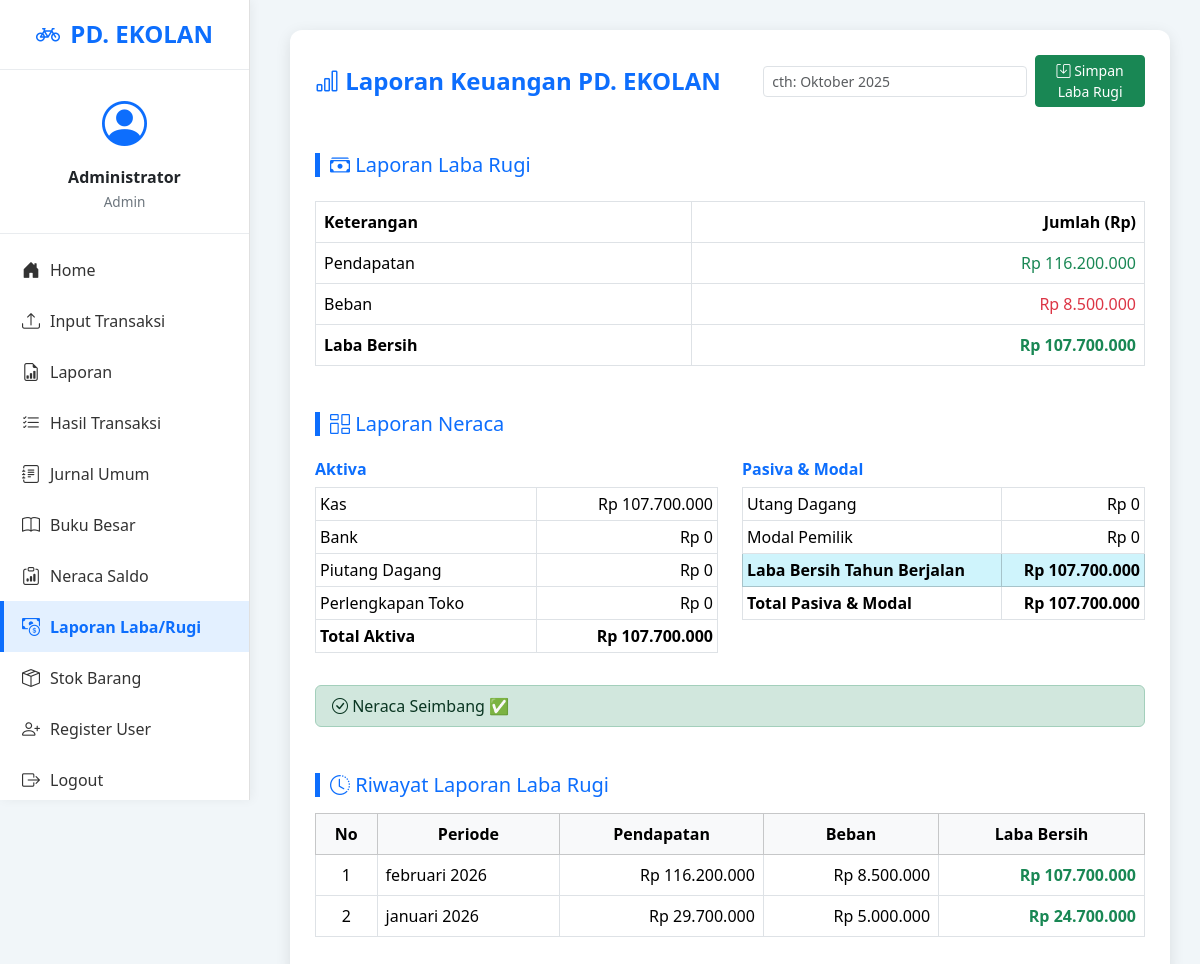
The app's page /labarugi.php (signed in) with its own data.
### tables this page shows
CREATE TABLE `neraca_saldo` (
  `id_neraca` int(11) NOT NULL,
  `id_akun` int(11) NOT NULL,
  `debet` decimal(15,2) DEFAULT 0.00,
  `kredit` decimal(15,2) DEFAULT 0.00
);

CREATE TABLE `akun` (
  `id_akun` int(11) NOT NULL,
  `kode_akun` varchar(10) NOT NULL,
  `nama_akun` varchar(100) NOT NULL,
  `jenis_akun` enum('Aktiva','Pasiva','Modal','Pendapatan','Beban') NOT NULL
);

CREATE TABLE `laba_rugi` (
  `id_laba_rugi` int(11) NOT NULL,
  `periode` varchar(20) DEFAULT NULL,
  `total_pendapatan` decimal(15,2) DEFAULT NULL,
  `total_beban` decimal(15,2) DEFAULT NULL,
  `laba_bersih` decimal(15,2) DEFAULT NULL
);

### labarugi.php (the view, shortened to what this page needs)
<?php
include 'koneksi.php';
$akunData = mysqli_query($koneksi, "
    SELECT a.kode_akun, a.nama_akun, a.jenis_akun,
           n.debet, n.kredit
    FROM akun a
    LEFT JOIN neraca_saldo n ON a.id_akun = n.id_akun
    ORDER BY a.kode_akun ASC
");
$labaPendapatan = 0;
$labaBeban = 0;
$aktiva = [];
$pasiva = [];
$modal = [];
while ($row = mysqli_fetch_assoc($akunData)) {
    $debet = floatval($row['debet']);
    $kredit = floatval($row['kredit']);
    $saldo = $debet - $kredit;
    switch ($row['jenis_akun']) {
        case 'Pendapatan':
            $labaPendapatan += $kredit;
            break;
        case 'Beban':
            $labaBeban += $debet;
            break;
        case 'Aktiva':
            $aktiva[] = $row + ['saldo' => $saldo];
            break;
        case 'Pasiva':
            $pasiva[] = $row + ['saldo' => $saldo];
            break;
        case 'Modal':
            $modal[] = $row + ['saldo' => $saldo];
            break;
    }
}
$labaBersih = $labaPendapatan - $labaBeban;
$riwayat = mysqli_query($koneksi, "SELECT * FROM laba_rugi ORDER BY id_laba_rugi DESC");
?>
<!DOCTYPE html>
<html lang="id">
<head>
<link href="https://cdn.jsdelivr.net/npm/bootstrap@5.3.3/dist/css/bootstrap.min.css" rel="stylesheet">
<link href="https://cdn.jsdelivr.net/npm/bootstrap-icons/font/bootstrap-icons.css" rel="stylesheet">
</head>
<body>
<?php include 'admin_sidebar.php'; ?>
<div class="content">
    <div class="card">
        <div class="d-flex justify-content-between align-items-center mb-3">
            <h4 class="text-primary mb-0"><i class="bi bi-bar-chart"></i> Laporan Keuangan PD. EKOLAN</h4>
            <form method="POST" class="d-flex align-items-center" onsubmit="return confirm('Simpan laporan laba rugi periode ini?');">
                <input type="text" name="periode" class="form-control form-control-sm me-2" placeholder="cth: Oktober 2025" required>
                <button type="submit" name="simpan_laba_rugi" class="btn btn-success btn-sm">
                    <i class="bi bi-save"></i> Simpan Laba Rugi
                </button>
            </form>
        </div>
        <h5 class="section-title"><i class="bi bi-cash-stack"></i> Laporan Laba Rugi</h5>
        <table class="table table-bordered mt-3">
            <thead>
                <tr><th>Keterangan</th><th class="text-end">Jumlah (Rp)</th></tr>
            </thead>
            <tbody>
                <tr><td>Pendapatan</td><td class="text-end text-success">Rp <?= number_format($labaPendapatan, 0, ',', '.') ?></td></tr>
                <tr><td>Beban</td><td class="text-end text-danger">Rp <?= number_format($labaBeban, 0, ',', '.') ?></td></tr>
            </tbody>
            <tfoot>
                <tr>
                    <td>Laba Bersih</td>
                    <td class="text-end fw-bold <?= $labaBersih >= 0 ? 'text-success' : 'text-danger' ?>">
                        <?= $labaBersih >= 0 ? 'Rp ' . number_format($labaBersih, 0, ',', '.') : '(Rp ' . number_format(abs($labaBersih), 0, ',', '.') . ')' ?>
                    </td>
                </tr>
            </tfoot>
        </table>
        <h5 class="section-title"><i class="bi bi-columns-gap"></i> Laporan Neraca</h5>
        <div class="row mt-3">
            <div class="col-md-6">
                <h6 class="fw-bold text-primary">Aktiva</h6>
                <table class="table table-sm table-bordered">
                    <tbody>
                        <?php
                        $totalAktiva = 0;
                        foreach ($aktiva as $a) {
                            $totalAktiva += $a['saldo'];
                            echo "<tr><td>{$a['nama_akun']}</td><td class='text-end'>Rp " . number_format($a['saldo'], 0, ',', '.') . "</td></tr>";
                        }
                        ?>
                    </tbody>
                    <tfoot>
                        <tr><td>Total Aktiva</td><td class="text-end fw-bold">Rp <?= number_format($totalAktiva, 0, ',', '.') ?></td></tr>
                    </tfoot>
                </table>
            </div>
            <div class="col-md-6">
                <h6 class="fw-bold text-primary">Pasiva & Modal</h6>
                <table class="table table-sm table-bordered">
                    <tbody>
                        <?php
                        $totalPasivaModal = 0;
                        foreach ($pasiva as $p) {
                            $totalPasivaModal += $p['saldo'];
                            echo "<tr><td>{$p['nama_akun']}</td><td class='text-end'>Rp " . number_format($p['saldo'], 0, ',', '.') . "</td></tr>";
                        }
                        foreach ($modal as $m) {
                            $totalPasivaModal += $m['saldo'];
                            echo "<tr><td>{$m['nama_akun']}</td><td class='text-end'>Rp " . number_format($m['saldo'], 0, ',', '.') . "</td></tr>";
                        }
                        $totalPasivaModal += $labaBersih;
                        ?>
                        <tr class="table-info fw-semibold">
                            <td>Laba Bersih Tahun Berjalan</td>
                            <td class="text-end"><?= 'Rp ' . number_format($labaBersih, 0, ',', '.') ?></td>
                        </tr>
                    </tbody>
                    <tfoot>
                        <tr><td>Total Pasiva & Modal</td><td class="text-end fw-bold">Rp <?= number_format($totalPasivaModal, 0, ',', '.') ?></td></tr>
                    </tfoot>
                </table>
            </div>
        </div>
        <div class="mt-3">
            <?php
            if (abs($totalAktiva - $totalPasivaModal) < 1) {
                echo "<div class='alert alert-success py-2'><i class='bi bi-check-circle'></i> Neraca Seimbang ✅</div>";
            } else {
                echo "<div class='alert alert-warning py-2'><i class='bi bi-exclamation-triangle'></i> Neraca Belum Seimbang ⚠️</div>";
            }
            ?>
        </div>
        <h5 class="section-title"><i class="bi bi-clock-history"></i> Riwayat Laporan Laba Rugi</h5>
        <table class="table table-bordered mt-2">
            <thead>
                <tr class="table-light text-center">
                    <th>No</th><th>Periode</th><th>Pendapatan</th><th>Beban</th><th>Laba Bersih</th>
                </tr>
            </thead>
            <tbody>
                <?php
                if ($riwayat && mysqli_num_rows($riwayat) > 0) {
                    $no = 1;
                    while ($r = mysqli_fetch_assoc($riwayat)) {
                        echo "<tr class='text-end'>
                                <td class='text-center'>{$no}</td>
                                <td class='text-start'>{$r['periode']}</td>
                                <td>Rp " . number_format($r['total_pendapatan'], 0, ',', '.') . "</td>
                                <td>Rp " . number_format($r['total_beban'], 0, ',', '.') . "</td>
                                <td class='fw-semibold " . ($r['laba_bersih'] >= 0 ? 'text-success' : 'text-danger') . "'>
                                    " . ($r['laba_bersih'] >= 0 ? 'Rp ' . number_format($r['laba_bersih'], 0, ',', '.') : '(Rp ' . number_format(abs($r['laba_bersih']), 0, ',', '.') . ')') . "
                                </td>
                              </tr>";
                        $no++;
                    }
                } else {
                    echo "<tr><td colspan='5' class='text-center text-muted fst-italic py-3'>Belum ada laporan yang disimpan.</td></tr>";
                }
                ?>
            </tbody>
        </table>
    </div>
</div>
</body>
</html>

### labarugi.php (style rules this page uses)
body { background-color: #f1f6f9; font-family: 'Segoe UI', sans-serif; }
.content { margin-left: 260px; padding: 30px; animation: fadeIn 0.6s ease; }
.card { border: none; border-radius: 12px; box-shadow: 0 4px 15px rgba(0,0,0,0.1); padding: 25px; }
h4 { font-weight: 600; }
.table thead { background-color: #e3f2fd; }
.table tfoot { background-color: #f8fbff; font-weight: bold; }
.section-title { margin-top: 30px; color: #0d6efd; border-left: 5px solid #0d6efd; padding-left: 10px; }

### records on screen
neraca_saldo: id_akun.nama_akun "Kas", saldo "107.700.000"
neraca_saldo: id_akun.nama_akun "Bank", saldo "0"
neraca_saldo: id_akun.nama_akun "Piutang Dagang", saldo "0"
neraca_saldo: id_akun.nama_akun "Perlengkapan Toko", saldo "0"
neraca_saldo: id_akun.nama_akun "Utang Dagang", saldo "0"
neraca_saldo: id_akun.nama_akun "Modal Pemilik", saldo "0"
laba_rugi: periode "februari 2026", total_pendapatan "116.200.000", total_beban "8.500.000", laba_bersih "107.700.000"
laba_rugi: periode "januari 2026", total_pendapatan "29.700.000", total_beban "5.000.000", laba_bersih "24.700.000"

### other values on screen
$_SESSION['nama'] "Administrator"
$_SESSION['level'] "Admin"
$labaPendapatan "116.200.000"
$labaBeban "8.500.000"
$labaBersih "107.700.000"
$totalAktiva "107.700.000"
$totalPasivaModal "107.700.000"
